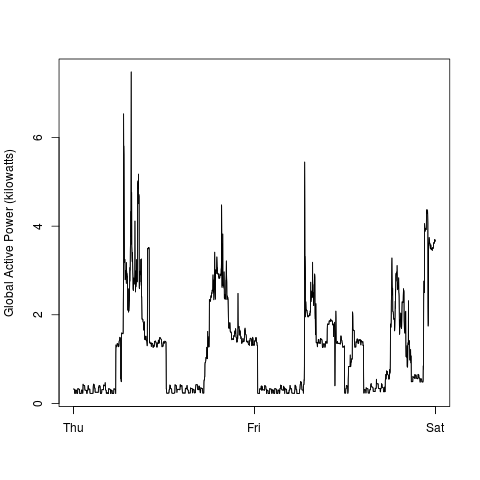

Generate this figure with R:
plot2 <- function(makePNG = TRUE){
        if(makePNG){
                png(file = "plot2.png", width = 480, 
                    height = 480)    
        }
        
        par(col = "black") # reset col to black
        plot(hpc[,8], as.numeric(hpc[,1]) , 
             type="l", xlab="",
             ylab="Global Active Power (kilowatts)")
       
        lines(hpc[,8], as.numeric(hpc[,1]), col = "black")
        
        if(makePNG){
                dev.off()      
        }
}